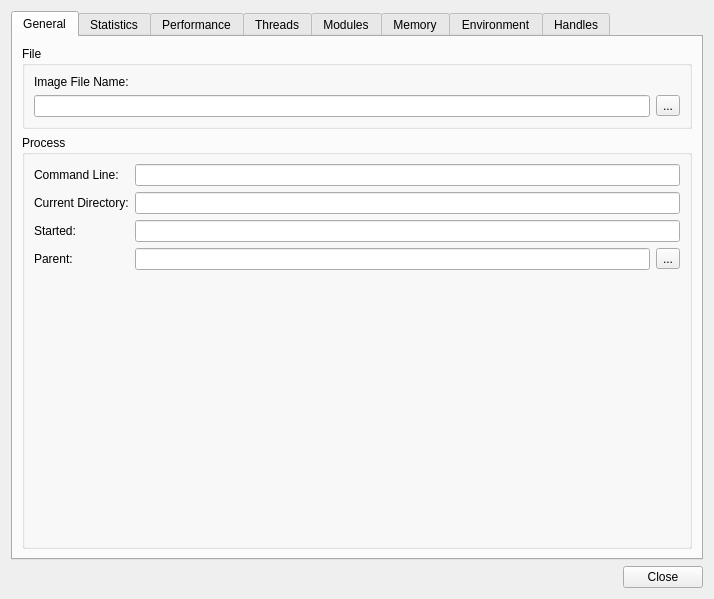
<?xml version="1.0" encoding="UTF-8"?>
<ui version="4.0">
 <author>Evan Teran</author>
 <class>DialogProcessProperties</class>
 <widget class="QDialog" name="DialogProcessProperties">
  <property name="geometry">
   <rect>
    <x>0</x>
    <y>0</y>
    <width>714</width>
    <height>599</height>
   </rect>
  </property>
  <property name="windowTitle">
   <string>Process Properties</string>
  </property>
  <layout class="QGridLayout" name="gridLayout_7">
   <item row="0" column="0">
    <widget class="QTabWidget" name="tabWidget">
     <property name="currentIndex">
      <number>0</number>
     </property>
     <widget class="QWidget" name="tab">
      <attribute name="title">
       <string>General</string>
      </attribute>
      <layout class="QVBoxLayout" name="verticalLayout_2">
       <item>
        <widget class="QGroupBox" name="groupBox">
         <property name="title">
          <string>File</string>
         </property>
         <layout class="QGridLayout" name="gridLayout_2">
          <item row="0" column="0">
           <widget class="QLabel" name="label_6">
            <property name="text">
             <string>Image File Name:</string>
            </property>
           </widget>
          </item>
          <item row="1" column="0">
           <widget class="QLineEdit" name="editImage">
            <property name="text">
             <string/>
            </property>
            <property name="readOnly">
             <bool>true</bool>
            </property>
           </widget>
          </item>
          <item row="1" column="1">
           <widget class="QToolButton" name="btnImage">
            <property name="text">
             <string>...</string>
            </property>
            <property name="icon">
             <iconset resource="../../src/debugger.qrc">
              <normaloff>:/debugger/images/edb22-action-open.png</normaloff>:/debugger/images/edb22-action-open.png</iconset>
            </property>
            <property name="arrowType">
             <enum>Qt::NoArrow</enum>
            </property>
           </widget>
          </item>
         </layout>
        </widget>
       </item>
       <item>
        <widget class="QGroupBox" name="groupBox_2">
         <property name="title">
          <string>Process</string>
         </property>
         <layout class="QGridLayout" name="gridLayout">
          <item row="0" column="0">
           <widget class="QLabel" name="label">
            <property name="text">
             <string>Command Line:</string>
            </property>
           </widget>
          </item>
          <item row="0" column="1" colspan="2">
           <widget class="QLineEdit" name="editCommand">
            <property name="readOnly">
             <bool>true</bool>
            </property>
           </widget>
          </item>
          <item row="1" column="0">
           <widget class="QLabel" name="label_2">
            <property name="text">
             <string>Current Directory:</string>
            </property>
           </widget>
          </item>
          <item row="1" column="1" colspan="2">
           <widget class="QLineEdit" name="editCurrentDirectory">
            <property name="readOnly">
             <bool>true</bool>
            </property>
           </widget>
          </item>
          <item row="2" column="0">
           <widget class="QLabel" name="label_3">
            <property name="text">
             <string>Started:</string>
            </property>
           </widget>
          </item>
          <item row="2" column="1" colspan="2">
           <widget class="QLineEdit" name="editStarted">
            <property name="readOnly">
             <bool>true</bool>
            </property>
           </widget>
          </item>
          <item row="3" column="0">
           <widget class="QLabel" name="label_5">
            <property name="text">
             <string>Parent:</string>
            </property>
           </widget>
          </item>
          <item row="3" column="1">
           <widget class="QLineEdit" name="editParent">
            <property name="readOnly">
             <bool>true</bool>
            </property>
           </widget>
          </item>
          <item row="4" column="1">
           <spacer name="verticalSpacer">
            <property name="orientation">
             <enum>Qt::Vertical</enum>
            </property>
            <property name="sizeHint" stdset="0">
             <size>
              <width>20</width>
              <height>236</height>
             </size>
            </property>
           </spacer>
          </item>
          <item row="3" column="2">
           <widget class="QToolButton" name="btnParent">
            <property name="text">
             <string>...</string>
            </property>
            <property name="icon">
             <iconset resource="../../src/debugger.qrc">
              <normaloff>:/debugger/images/edb22-action-open.png</normaloff>:/debugger/images/edb22-action-open.png</iconset>
            </property>
           </widget>
          </item>
         </layout>
        </widget>
       </item>
      </layout>
     </widget>
     <widget class="QWidget" name="tab_2">
      <attribute name="title">
       <string>Statistics</string>
      </attribute>
     </widget>
     <widget class="QWidget" name="tab_3">
      <attribute name="title">
       <string>Performance</string>
      </attribute>
     </widget>
     <widget class="QWidget" name="tab_4">
      <attribute name="title">
       <string>Threads</string>
      </attribute>
     </widget>
     <widget class="QWidget" name="tab_6">
      <attribute name="title">
       <string>Modules</string>
      </attribute>
      <layout class="QGridLayout" name="gridLayout_3">
       <item row="0" column="0">
        <spacer name="horizontalSpacer_2">
         <property name="orientation">
          <enum>Qt::Horizontal</enum>
         </property>
         <property name="sizeHint" stdset="0">
          <size>
           <width>610</width>
           <height>20</height>
          </size>
         </property>
        </spacer>
       </item>
       <item row="0" column="1">
        <widget class="QPushButton" name="btnRefreshModules">
         <property name="text">
          <string>Refresh</string>
         </property>
        </widget>
       </item>
       <item row="1" column="0" colspan="2">
        <widget class="QTableWidget" name="tableModules">
         <property name="editTriggers">
          <set>QAbstractItemView::NoEditTriggers</set>
         </property>
         <property name="alternatingRowColors">
          <bool>true</bool>
         </property>
         <property name="selectionMode">
          <enum>QAbstractItemView::SingleSelection</enum>
         </property>
         <property name="selectionBehavior">
          <enum>QAbstractItemView::SelectRows</enum>
         </property>
         <property name="sortingEnabled">
          <bool>true</bool>
         </property>
         <attribute name="horizontalHeaderStretchLastSection">
          <bool>true</bool>
         </attribute>
         <attribute name="verticalHeaderVisible">
          <bool>false</bool>
         </attribute>
         <column>
          <property name="text">
           <string>Base Address</string>
          </property>
         </column>
         <column>
          <property name="text">
           <string>Name</string>
          </property>
         </column>
        </widget>
       </item>
      </layout>
     </widget>
     <widget class="QWidget" name="tab_7">
      <attribute name="title">
       <string>Memory</string>
      </attribute>
      <layout class="QGridLayout" name="gridLayout_4">
       <item row="0" column="0">
        <widget class="QPushButton" name="btnStrings">
         <property name="text">
          <string>Strings</string>
         </property>
        </widget>
       </item>
       <item row="0" column="1">
        <spacer name="horizontalSpacer">
         <property name="orientation">
          <enum>Qt::Horizontal</enum>
         </property>
         <property name="sizeHint" stdset="0">
          <size>
           <width>467</width>
           <height>20</height>
          </size>
         </property>
        </spacer>
       </item>
       <item row="0" column="2">
        <widget class="QPushButton" name="btnRefreshMemory">
         <property name="text">
          <string>Refresh</string>
         </property>
        </widget>
       </item>
       <item row="1" column="0" colspan="3">
        <widget class="QTableWidget" name="tableMemory">
         <property name="editTriggers">
          <set>QAbstractItemView::NoEditTriggers</set>
         </property>
         <property name="alternatingRowColors">
          <bool>true</bool>
         </property>
         <property name="selectionMode">
          <enum>QAbstractItemView::SingleSelection</enum>
         </property>
         <property name="selectionBehavior">
          <enum>QAbstractItemView::SelectRows</enum>
         </property>
         <property name="sortingEnabled">
          <bool>true</bool>
         </property>
         <attribute name="horizontalHeaderStretchLastSection">
          <bool>true</bool>
         </attribute>
         <attribute name="verticalHeaderVisible">
          <bool>false</bool>
         </attribute>
         <column>
          <property name="text">
           <string>Address</string>
          </property>
         </column>
         <column>
          <property name="text">
           <string>Size</string>
          </property>
         </column>
         <column>
          <property name="text">
           <string>Protection</string>
          </property>
         </column>
         <column>
          <property name="text">
           <string>Name</string>
          </property>
         </column>
        </widget>
       </item>
      </layout>
     </widget>
     <widget class="QWidget" name="tab_8">
      <attribute name="title">
       <string>Environment</string>
      </attribute>
      <layout class="QVBoxLayout" name="verticalLayout">
       <item>
        <layout class="QHBoxLayout" name="horizontalLayout_2">
         <item>
          <spacer name="horizontalSpacer_3">
           <property name="orientation">
            <enum>Qt::Horizontal</enum>
           </property>
           <property name="sizeHint" stdset="0">
            <size>
             <width>610</width>
             <height>20</height>
            </size>
           </property>
          </spacer>
         </item>
         <item>
          <widget class="QPushButton" name="btnRefreshEnvironment">
           <property name="text">
            <string>Refresh</string>
           </property>
          </widget>
         </item>
        </layout>
       </item>
       <item>
        <layout class="QHBoxLayout" name="horizontalLayout">
         <item>
          <widget class="QLabel" name="label_4">
           <property name="text">
            <string>Filter</string>
           </property>
          </widget>
         </item>
         <item>
          <widget class="QLineEdit" name="txtSearchEnvironment"/>
         </item>
        </layout>
       </item>
       <item>
        <widget class="QTableWidget" name="tableEnvironment">
         <property name="editTriggers">
          <set>QAbstractItemView::NoEditTriggers</set>
         </property>
         <property name="alternatingRowColors">
          <bool>true</bool>
         </property>
         <property name="selectionMode">
          <enum>QAbstractItemView::SingleSelection</enum>
         </property>
         <property name="selectionBehavior">
          <enum>QAbstractItemView::SelectRows</enum>
         </property>
         <property name="sortingEnabled">
          <bool>true</bool>
         </property>
         <attribute name="horizontalHeaderStretchLastSection">
          <bool>true</bool>
         </attribute>
         <attribute name="verticalHeaderVisible">
          <bool>false</bool>
         </attribute>
         <column>
          <property name="text">
           <string>Name</string>
          </property>
         </column>
         <column>
          <property name="text">
           <string>Value</string>
          </property>
         </column>
        </widget>
       </item>
      </layout>
     </widget>
     <widget class="QWidget" name="tab_9">
      <attribute name="title">
       <string>Handles</string>
      </attribute>
      <layout class="QGridLayout" name="gridLayout_6">
       <item row="0" column="0">
        <widget class="QTableWidget" name="tableWidget_4">
         <property name="editTriggers">
          <set>QAbstractItemView::NoEditTriggers</set>
         </property>
         <property name="alternatingRowColors">
          <bool>true</bool>
         </property>
         <property name="selectionMode">
          <enum>QAbstractItemView::SingleSelection</enum>
         </property>
         <property name="selectionBehavior">
          <enum>QAbstractItemView::SelectRows</enum>
         </property>
         <property name="sortingEnabled">
          <bool>true</bool>
         </property>
         <attribute name="horizontalHeaderStretchLastSection">
          <bool>true</bool>
         </attribute>
         <attribute name="verticalHeaderVisible">
          <bool>false</bool>
         </attribute>
         <column>
          <property name="text">
           <string>Type</string>
          </property>
         </column>
         <column>
          <property name="text">
           <string>Handle</string>
          </property>
         </column>
         <column>
          <property name="text">
           <string>Name</string>
          </property>
         </column>
        </widget>
       </item>
      </layout>
     </widget>
    </widget>
   </item>
   <item row="1" column="0">
    <widget class="QDialogButtonBox" name="buttonBox">
     <property name="standardButtons">
      <set>QDialogButtonBox::Close</set>
     </property>
    </widget>
   </item>
  </layout>
 </widget>
 <resources>
  <include location="../../src/debugger.qrc"/>
 </resources>
 <connections>
  <connection>
   <sender>buttonBox</sender>
   <signal>clicked(QAbstractButton*)</signal>
   <receiver>DialogProcessProperties</receiver>
   <slot>accept()</slot>
   <hints>
    <hint type="sourcelabel">
     <x>690</x>
     <y>573</y>
    </hint>
    <hint type="destinationlabel">
     <x>748</x>
     <y>412</y>
    </hint>
   </hints>
  </connection>
 </connections>
</ui>
